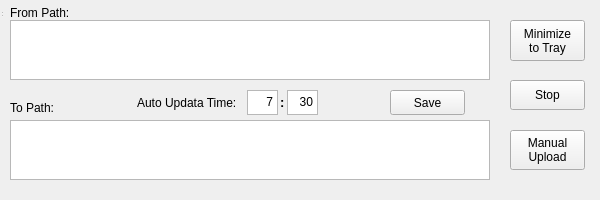
<?xml version="1.0" encoding="UTF-8"?>
<ui version="4.0">
 <class>mQWidget</class>
 <widget class="QWidget" name="mQWidget">
  <property name="geometry">
   <rect>
    <x>0</x>
    <y>0</y>
    <width>600</width>
    <height>200</height>
   </rect>
  </property>
  <property name="minimumSize">
   <size>
    <width>600</width>
    <height>200</height>
   </size>
  </property>
  <property name="maximumSize">
   <size>
    <width>600</width>
    <height>200</height>
   </size>
  </property>
  <property name="windowTitle">
   <string>AutoCopy_20180101</string>
  </property>
  <property name="iconSize" stdset="0">
   <size>
    <width>24</width>
    <height>24</height>
   </size>
  </property>
  <property name="animated" stdset="0">
   <bool>true</bool>
  </property>
  <widget class="QWidget" name="centralWidget" native="true">
   <property name="geometry">
    <rect>
     <x>0</x>
     <y>0</y>
     <width>600</width>
     <height>200</height>
    </rect>
   </property>
   <property name="minimumSize">
    <size>
     <width>600</width>
     <height>200</height>
    </size>
   </property>
   <property name="maximumSize">
    <size>
     <width>600</width>
     <height>200</height>
    </size>
   </property>
   <widget class="QPushButton" name="pushButton_Minimize">
    <property name="geometry">
     <rect>
      <x>510</x>
      <y>20</y>
      <width>75</width>
      <height>41</height>
     </rect>
    </property>
    <property name="toolTip">
     <string>&lt;html&gt;&lt;head/&gt;&lt;body&gt;&lt;p&gt;MiniMize Window&lt;/p&gt;&lt;p&gt;&lt;br/&gt;&lt;/p&gt;&lt;/body&gt;&lt;/html&gt;</string>
    </property>
    <property name="text">
     <string>Minimize
to Tray</string>
    </property>
   </widget>
   <widget class="QTextEdit" name="from">
    <property name="geometry">
     <rect>
      <x>10</x>
      <y>20</y>
      <width>480</width>
      <height>60</height>
     </rect>
    </property>
    <property name="html">
     <string>&lt;!DOCTYPE HTML PUBLIC &quot;-//W3C//DTD HTML 4.0//EN&quot; &quot;http://www.w3.org/TR/REC-html40/strict.dtd&quot;&gt;
&lt;html&gt;&lt;head&gt;&lt;meta name=&quot;qrichtext&quot; content=&quot;1&quot; /&gt;&lt;style type=&quot;text/css&quot;&gt;
p, li { white-space: pre-wrap; }
&lt;/style&gt;&lt;/head&gt;&lt;body style=&quot; font-family:'SimSun'; font-size:9pt; font-weight:400; font-style:normal;&quot;&gt;
&lt;p style=&quot;-qt-paragraph-type:empty; margin-top:0px; margin-bottom:0px; margin-left:0px; margin-right:0px; -qt-block-indent:0; text-indent:0px;&quot;&gt;&lt;br /&gt;&lt;/p&gt;&lt;/body&gt;&lt;/html&gt;</string>
    </property>
   </widget>
   <widget class="QTextEdit" name="to">
    <property name="geometry">
     <rect>
      <x>10</x>
      <y>120</y>
      <width>480</width>
      <height>60</height>
     </rect>
    </property>
    <property name="html">
     <string>&lt;!DOCTYPE HTML PUBLIC &quot;-//W3C//DTD HTML 4.0//EN&quot; &quot;http://www.w3.org/TR/REC-html40/strict.dtd&quot;&gt;
&lt;html&gt;&lt;head&gt;&lt;meta name=&quot;qrichtext&quot; content=&quot;1&quot; /&gt;&lt;style type=&quot;text/css&quot;&gt;
p, li { white-space: pre-wrap; }
&lt;/style&gt;&lt;/head&gt;&lt;body style=&quot; font-family:'SimSun'; font-size:9pt; font-weight:400; font-style:normal;&quot;&gt;
&lt;p style=&quot;-qt-paragraph-type:empty; margin-top:0px; margin-bottom:0px; margin-left:0px; margin-right:0px; -qt-block-indent:0; text-indent:0px;&quot;&gt;&lt;br /&gt;&lt;/p&gt;&lt;/body&gt;&lt;/html&gt;</string>
    </property>
   </widget>
   <widget class="QLabel" name="label">
    <property name="geometry">
     <rect>
      <x>10</x>
      <y>5</y>
      <width>71</width>
      <height>16</height>
     </rect>
    </property>
    <property name="text">
     <string>From Path:</string>
    </property>
   </widget>
   <widget class="QLabel" name="label_2">
    <property name="geometry">
     <rect>
      <x>10</x>
      <y>100</y>
      <width>61</width>
      <height>16</height>
     </rect>
    </property>
    <property name="text">
     <string>To Path:</string>
    </property>
   </widget>
   <widget class="QPushButton" name="pushButton_Start">
    <property name="geometry">
     <rect>
      <x>510</x>
      <y>80</y>
      <width>75</width>
      <height>30</height>
     </rect>
    </property>
    <property name="text">
     <string>Stop</string>
    </property>
   </widget>
   <widget class="QPushButton" name="pushButton_Manual">
    <property name="geometry">
     <rect>
      <x>510</x>
      <y>130</y>
      <width>75</width>
      <height>40</height>
     </rect>
    </property>
    <property name="text">
     <string>Manual
Upload</string>
    </property>
   </widget>
   <widget class="QPushButton" name="pushButton_Save">
    <property name="geometry">
     <rect>
      <x>390</x>
      <y>90</y>
      <width>75</width>
      <height>25</height>
     </rect>
    </property>
    <property name="text">
     <string>Save</string>
    </property>
   </widget>
   <widget class="QLabel" name="label_3">
    <property name="geometry">
     <rect>
      <x>137</x>
      <y>95</y>
      <width>121</width>
      <height>16</height>
     </rect>
    </property>
    <property name="text">
     <string>Auto Updata Time:</string>
    </property>
   </widget>
   <widget class="QTextEdit" name="hour">
    <property name="geometry">
     <rect>
      <x>247</x>
      <y>90</y>
      <width>31</width>
      <height>25</height>
     </rect>
    </property>
    <property name="html">
     <string>&lt;!DOCTYPE HTML PUBLIC &quot;-//W3C//DTD HTML 4.0//EN&quot; &quot;http://www.w3.org/TR/REC-html40/strict.dtd&quot;&gt;
&lt;html&gt;&lt;head&gt;&lt;meta name=&quot;qrichtext&quot; content=&quot;1&quot; /&gt;&lt;style type=&quot;text/css&quot;&gt;
p, li { white-space: pre-wrap; }
&lt;/style&gt;&lt;/head&gt;&lt;body style=&quot; font-family:'SimSun'; font-size:9pt; font-weight:400; font-style:normal;&quot;&gt;
&lt;p align=&quot;right&quot; style=&quot; margin-top:0px; margin-bottom:0px; margin-left:0px; margin-right:0px; -qt-block-indent:0; text-indent:0px;&quot;&gt;7&lt;/p&gt;&lt;/body&gt;&lt;/html&gt;</string>
    </property>
   </widget>
   <widget class="QTextEdit" name="minute">
    <property name="geometry">
     <rect>
      <x>287</x>
      <y>90</y>
      <width>31</width>
      <height>25</height>
     </rect>
    </property>
    <property name="html">
     <string>&lt;!DOCTYPE HTML PUBLIC &quot;-//W3C//DTD HTML 4.0//EN&quot; &quot;http://www.w3.org/TR/REC-html40/strict.dtd&quot;&gt;
&lt;html&gt;&lt;head&gt;&lt;meta name=&quot;qrichtext&quot; content=&quot;1&quot; /&gt;&lt;style type=&quot;text/css&quot;&gt;
p, li { white-space: pre-wrap; }
&lt;/style&gt;&lt;/head&gt;&lt;body style=&quot; font-family:'SimSun'; font-size:9pt; font-weight:400; font-style:normal;&quot;&gt;
&lt;p align=&quot;right&quot; style=&quot; margin-top:0px; margin-bottom:0px; margin-left:0px; margin-right:0px; -qt-block-indent:0; text-indent:0px;&quot;&gt;30&lt;/p&gt;&lt;/body&gt;&lt;/html&gt;</string>
    </property>
   </widget>
   <widget class="QLabel" name="label_4">
    <property name="geometry">
     <rect>
      <x>280</x>
      <y>95</y>
      <width>16</width>
      <height>16</height>
     </rect>
    </property>
    <property name="text">
     <string>&lt;html&gt;&lt;head/&gt;&lt;body&gt;&lt;p&gt;&lt;span style=&quot; font-size:10pt; font-weight:600;&quot;&gt;:&lt;/span&gt;&lt;/p&gt;&lt;/body&gt;&lt;/html&gt;</string>
    </property>
   </widget>
  </widget>
  <widget class="QToolBar" name="mainToolBar">
   <property name="geometry">
    <rect>
     <x>0</x>
     <y>0</y>
     <width>4</width>
     <height>12</height>
    </rect>
   </property>
  </widget>
  <widget class="QStatusBar" name="statusBar">
   <property name="geometry">
    <rect>
     <x>0</x>
     <y>0</y>
     <width>3</width>
     <height>18</height>
    </rect>
   </property>
  </widget>
 </widget>
 <layoutdefault spacing="6" margin="11"/>
 <resources>
  <include location="AutoCopy.qrc"/>
 </resources>
 <connections/>
</ui>
